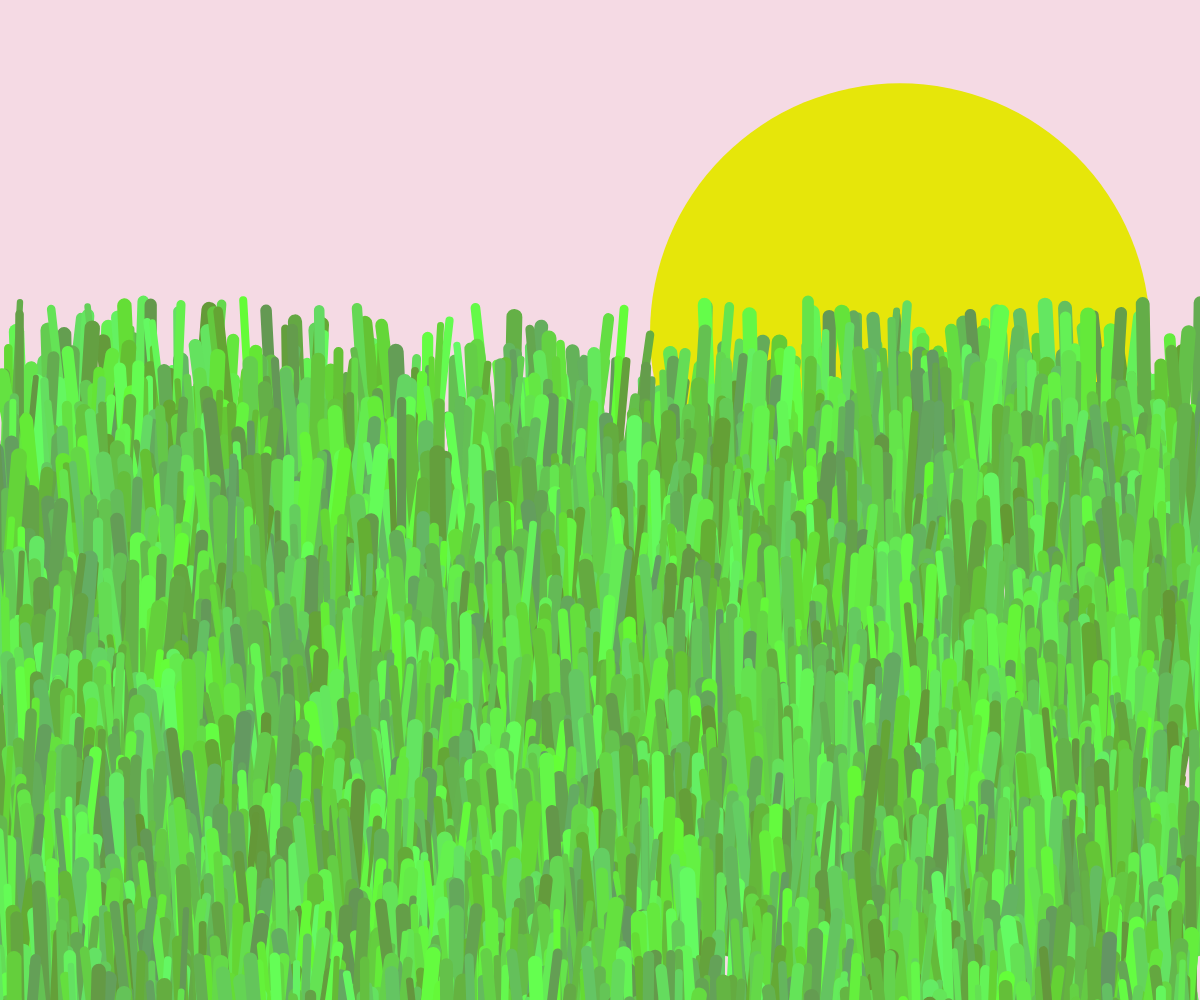
Frame 1 (no input)
Frame 60 (no input): identical to frame 1, image omitted
Frame 120 (the mouse pressed at the canvas centre since frame 60): identical to frame 1, image omitted

The p5.js sketch that drew this single still picture (run headless with seeded random() and noise() and a simulated clock; from frame 60 on, the mouse is pressed at the canvas centre):

// p5.js sketch
// ── sketch.js
function setup() {
    createCanvas(windowWidth, windowHeight);
    background(245,218,228);
    stroke(255);
}


// draws some grass
let num_lines = 300;
let num_rows = 10; //not actually the number of rows, oops
let done = false;

function draw() {
    if(!done){
        fill(230, 230, 10);
        noStroke();
        circle(width*.75, height/3, 500);
        for(let i = num_rows; i > -4; i--){
            let y = windowHeight - (windowHeight/2/num_rows * i);
            for(let j = 0; j < num_lines; j++){
                let height = windowHeight/10 + Math.random()*100;
                let width = windowWidth/200 + Math.random()*10;
                strokeWeight(width);

                stroke(100, 150 + Math.random()*105, 50 + Math.random()*50);
                let x = Math.random()*windowWidth;
                line(x, y, x+Math.random()*50-25, y-height);
            }
        }
        
    }
    done = true;

}
